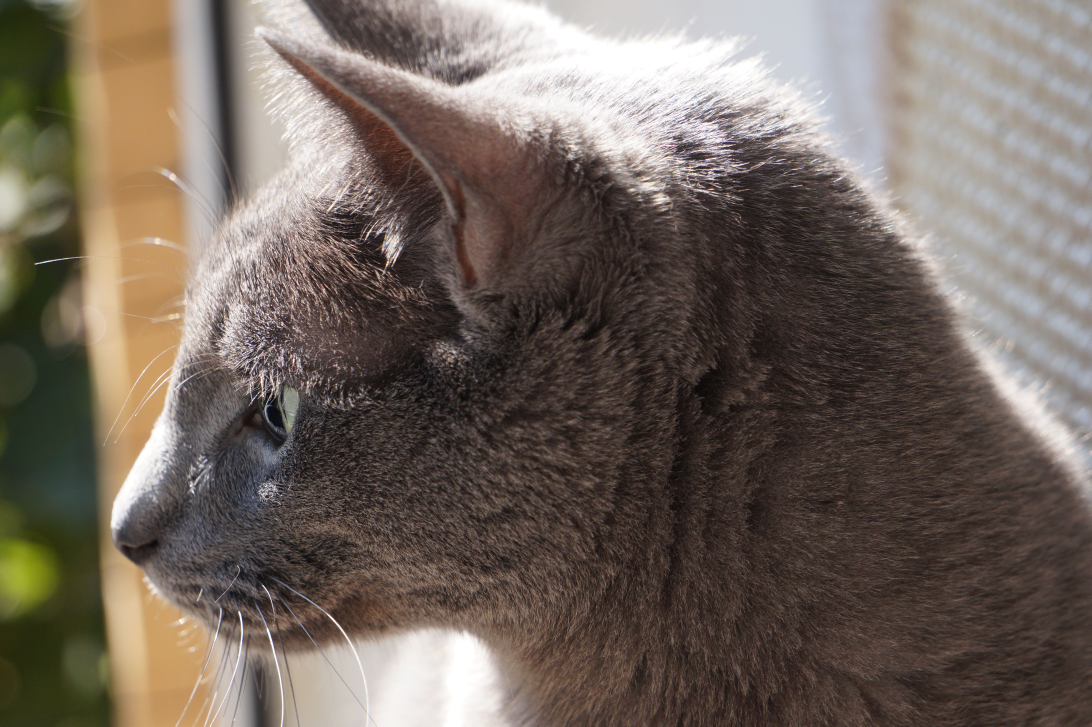
#> input picture Lab3/tools/image.jpg, 5456 x 3632 px (shown at 1/5 size)
$ jupyter execute Image_processing_mlp.ipynb
#> lines starting #> are read from the running program, lines starting #| are printed output that depends on the picture
[cell 1]
import numpy as np
import matplotlib.pyplot as plt

image = np.array([[20, 50, 180],
                  [60, 130, 200],
                  [90, 170, 250]], dtype=np.uint8)

print(image.shape)
print(image[1,1])
print(image.dtype)

[cell 2]
plt.imshow(image, cmap="gray", vmin=0, vmax=255, interpolation="nearest")
plt.colorbar(label="intensity")
plt.title("3*3 grayscale image")
plt.show()
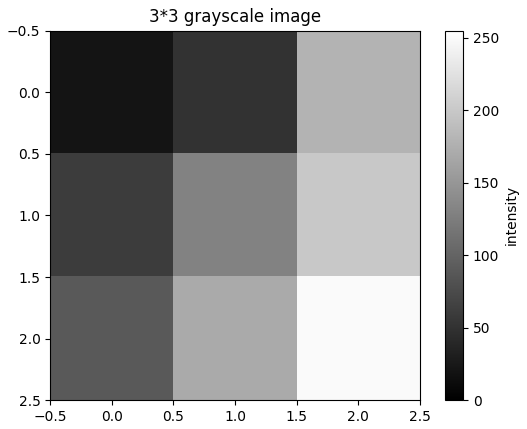
#> figure drawn by matplotlib, 2 panels

[cell 3]
threshold = 128
binary = (image>=threshold).astype(np.uint8)

print(binary)
plt.imshow(binary, cmap="gray", vmin =0, vmax =1, interpolation= "nearest")
plt.show()
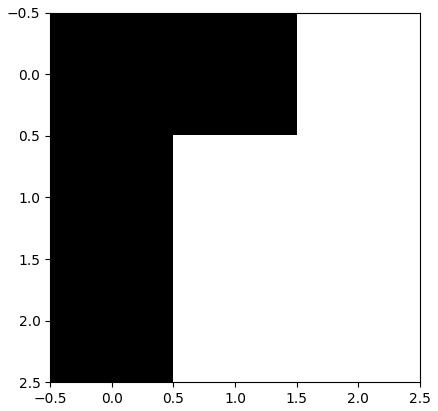
#> figure drawn by matplotlib, 1 panel

[cell 4]
patch = np.array([[10, 10, 10],
                  [10, 100, 10],
                  [10, 10, 10]])

print(patch.sum())
print(patch.mean())

[cell 5]
from PIL import Image

img = Image.open("./tools/image.jpg").convert("RGB")
#> img is the input picture: PIL image 5456x3632 RGB; mean R, G, B 114.2, 102.7, 93.7
array = np.asarray(img)
print(f"shape: {array.shape}")
#| shape: (3632, 5456, 3)
print(f"top-left RGB: {array[0,0]}")
#| top-left RGB: [50 58 45]
plt.imshow(array)
plt.axis("off")
plt.show()

[cell 6]
gray = img.convert("L")
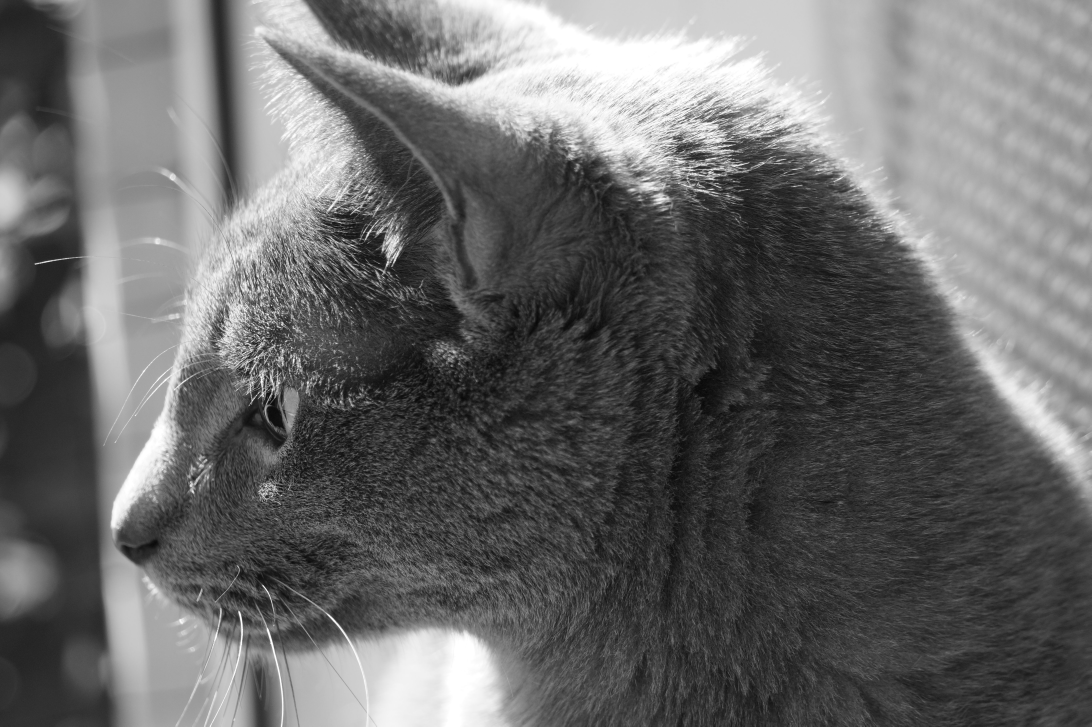
#> gray: PIL image 5456x3632 L (shown at 1/5 size); min 1, max 255, mean 105.2
small = gray.resize((128, 128))
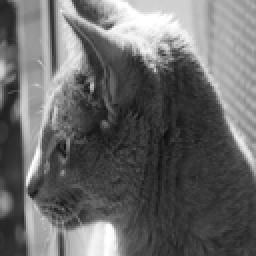
#> small: PIL image 128x128 L (shown 2 times larger); min 13, max 255, mean 105.2

print(np.asarray(gray).shape)
#| (3632, 5456)
print(np.asarray(small).shape)
#| (128, 128)

plt.imshow(small, cmap="gray", vmin=0, vmax=255)
plt.axis("off")
plt.show()

[cell 7]
from sklearn.datasets import load_digits

digits = load_digits()
print(digits.images.shape)
print(digits.data.shape)
print(digits.target.shape)

[cell 8]
i = 5
plt.imshow(digits.images[i], cmap ="gray", vmin=0, vmax=16, interpolation="nearest")
plt.title(f"true digit: {digits.target[i]}")
plt.axis("off")
plt.show()
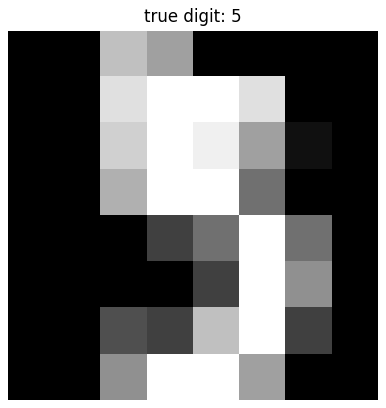
#> figure drawn by matplotlib, 1 panel
